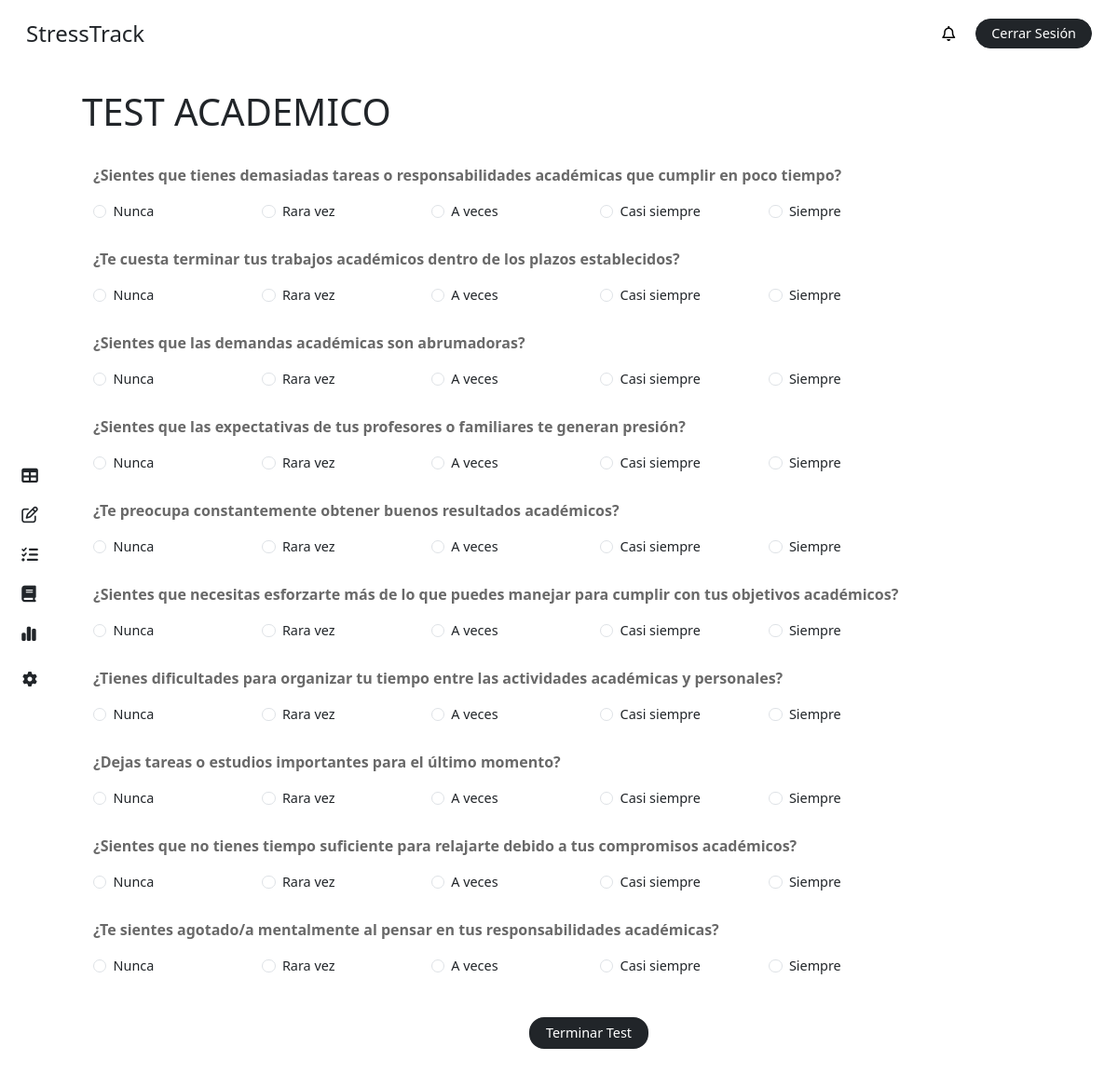
/test/25/ (signed in), run on the app's committed database.
### stress/models.py (models this page shows, shortened)
class Test(models.Model):
    title = models.CharField(max_length=255)
    due_date = models.DateField(blank=True, null=True)
    Team = models.ManyToManyField(Team, related_name='tests')
    course = models.ForeignKey(Course, on_delete=models.CASCADE, related_name='tests', default='2')
    created_at = models.DateTimeField(auto_now_add=True)
    updated_at = models.DateTimeField(auto_now=True)

class Question(models.Model):
    description = models.CharField(max_length=255)
    test = models.ForeignKey(Test, on_delete=models.CASCADE, related_name='questions')

### stress/views.py (the view, shortened to what this page needs)
# urls.py: path('test/<int:test_id>/', views.test, name = 'test'),
@login_required
def test(request, test_id):
    user = request.user
    test = get_object_or_404(Test, id = test_id)
    questions = test.questions.all()
    context = {
        'role': request.user.role,
        'questions': questions,
        'test': test,
        'opts': Option.choices,
        'notifications': user.notifications.all(),
        'unread_notifications': user.notifications.filter(is_read=False).count(),
    }
    return render(request, 'test/test_exe.html', context)

### stress/templates/test/test_exe.html (shortened to what this page needs)
{% extends "base/dashboard_base.html" %}
{% block content %}
{% include "elements/dashboard_sidebar.html" with role=role %}
<main class="main container p-4">
    <h1 class="">{{ test.title }}</h1>
    <form id="test-form" method="POST" class="container my-4">
        {% for question in questions %}
            <label class="fw-semibold my-2 text-title-gris">
                {{ question.description }}
            </label>
            <div class="row mt-2">
                {% for option_value, option_label in opts %}
                    <div class="col-12 col-sm-6 col-md-4 col-lg-2 mb-3">
                        <div class="form-check fs-7">
                            <input class="form-check-input" type="radio"
                                   name="question_{{ question.id }}"
                                   value="{{ option_value }}"
                                   id="option_{{ question.id }}_{{ option_value }}">
                            <label class="form-check-label" for="option_{{ question.id }}_{{ option_value }}">
                                {{ option_label }}
                            </label>
                        </div>
                    </div>
                {% endfor %}
            </div>
        {% endfor%}
        <div class="text-center pt-4">
            <button type="submit" class="text-white text-decoration-none fs-7 py-1 bg-dark px-3 border border-2 border-dark rounded-4">Terminar Test</button>
        </div>
    </form>
</main>
{% endblock %}

### stress/static/css/main.css (style rules this page uses)
body { height: 100vh; margin: 0; padding: 0; display: grid; grid-template-columns: 4rem 1fr; grid-template-rows: 4.5rem 1fr; grid-template-areas: "header header" "side main"; gap: 0; background-color: white; }
.main { grid-area: main; overflow-y: auto; }
.fs-7 { font-size: .9rem; }
.text-title-gris { color: #696969; }

### data on the page
Test: title "TEST ACADEMICO"
Question: description "¿Sientes que tienes demasiadas tareas o responsabilidades académicas que cumplir en poco tiempo?", opts "Nunca" "Rara vez" "A veces" "Casi siempre" "Siempre"
Question: description "¿Te cuesta terminar tus trabajos académicos dentro de los plazos establecidos?", opts "Nunca" "Rara vez" "A veces" "Casi siempre" "Siempre"
Question: description "¿Sientes que las demandas académicas son abrumadoras?", opts "Nunca" "Rara vez" "A veces" "Casi siempre" "Siempre"
Question: description "¿Sientes que las expectativas de tus profesores o familiares te generan presión?", opts "Nunca" "Rara vez" "A veces" "Casi siempre" "Siempre"
Question: description "¿Te preocupa constantemente obtener buenos resultados académicos?", opts "Nunca" "Rara vez" "A veces" "Casi siempre" "Siempre"
Question: description "¿Sientes que necesitas esforzarte más de lo que puedes manejar para cumplir con tus objetivos académicos?", opts "Nunca" "Rara vez" "A veces" "Casi siempre" "Siempre"
Question: description "¿Tienes dificultades para organizar tu tiempo entre las actividades académicas y personales?", opts "Nunca" "Rara vez" "A veces" "Casi siempre" "Siempre"
Question: description "¿Dejas tareas o estudios importantes para el último momento?", opts "Nunca" "Rara vez" "A veces" "Casi siempre" "Siempre"
Question: description "¿Sientes que no tienes tiempo suficiente para relajarte debido a tus compromisos académicos?", opts "Nunca" "Rara vez" "A veces" "Casi siempre" "Siempre"
Question: description "¿Te sientes agotado/a mentalmente al pensar en tus responsabilidades académicas?", opts "Nunca" "Rara vez" "A veces" "Casi siempre" "Siempre"
